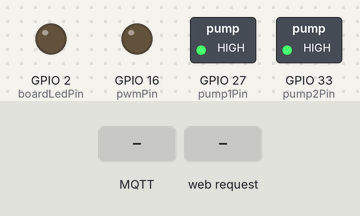
Simulated run of this program. Board: ESP32. Shown: switched loads named in the program (green lamp = pin HIGH), output pins drawn as LEDs (lit = HIGH). Inputs (shaded band) come from the test bench. WiFi joins after 1.5 s; servers stay silent unless stated; storage starts empty; random numbers use the default seed unless the program sets one; no MQTT or app messages arrive unless stated; what the program prints to the serial monitor is not drawn.

Above: at 2.7 s.
2.8 s: MQTT message "ON" arrives on the first subscribed topic
At 5.3 s:
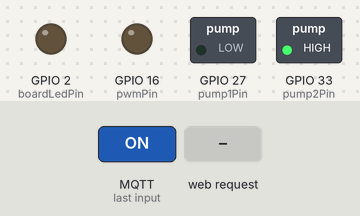
5.8 s: MQTT message "1" arrives on the second subscribed topic
At 8.3 s:
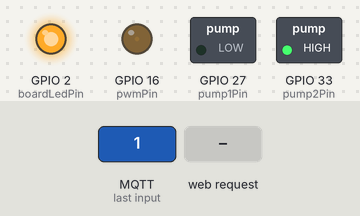
8.8 s: HTTP request GET /on received
At 10.3 s:
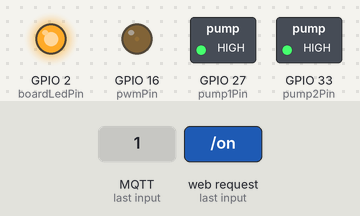
11.8 s: MQTT message "STATE" arrives on the second subscribed topic
At 13.1 s:
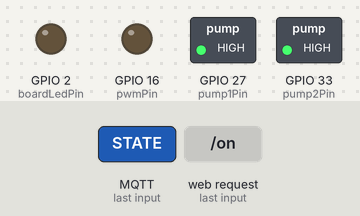
13.3 s: MQTT message "PULSE" arrives on the first subscribed topic
At 14.0 s:
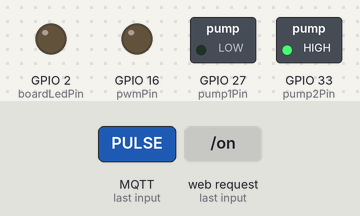
Timing chart, 0 to 15.8 s (numbered marks = the images above; inputs shaded):
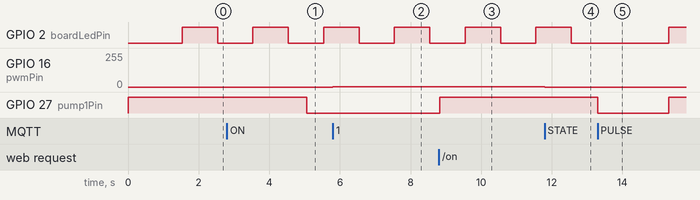

Measured:
- after the input at 2.8 s, GPIO 27 (pump1Pin): HIGH → LOW after 2.3 s
- after the input at 5.8 s, GPIO 16 (pwmPin): 0/255 → 2/255 at once
- after the input at 8.8 s, GPIO 27 (pump1Pin): LOW → HIGH at once
- after the input at 11.8 s, GPIO 16 (pwmPin): 2/255 → 0/255 at once
- after the input at 13.3 s, GPIO 27 (pump1Pin): HIGH → LOW at once, → HIGH 2.0 s later

The program:

main.cpp
```cpp
/*
References:
  https://randomnerdtutorials.com/esp32-web-server-spiffs-spi-flash-file-system/
*/
#include <Arduino.h>
#include <ESPAsyncWebServer.h>
#include <PubSubClient.h>
#include <SPIFFS.h>
#include <WiFi.h>

/*
  Network and MQTT Configuration
*/
const char* ssid = "acougue";
const char* password = "BomDi@159";
const char* mqttServer = "34.42.244.45";
const int mqttPort = 59687;
const char* mqttUser = "irrigatop";
const char* mqttPassword = "irrigatop";

const char* mqttTopicReadAction = "irrigation/action";
const char* mqttTopicReadIntensity = "irrigation/intensity";
const char* mqttTopicReadPump = "irrigation/pump";
const char* mqttTopicPublishAction = "irrigation/status/action";
const char* mqttTopicPublishIntensity = "irrigation/status/intensity";
const char* mqttTopicPublishPump = "irrigation/status/pump";
const char* mqttTopicPublishHealth = "irrigation/health";

/*
  GPIO Configuration
*/
const int pump1Pin = 27;
const int pump2Pin = 33;
const int pwmPin = 16;
const int boardLedPin = 2;

int pumpPin = pump1Pin; // Active pump
bool pumpState = false; // Tracks pump state (OFF = false, ON = true)

/*
  PWM Configuration
*/
const int pwmFreq = 1000;
const int pwmChannel = 0;
const int pwmResolution = 8;

/*
  Static IP Configuration
*/
IPAddress local_IP(192, 168, 15, 69);
IPAddress gateway(192, 168, 15, 1);
IPAddress subnet(255, 255, 255, 0);
IPAddress primaryDNS(8, 8, 8, 8);
IPAddress secondaryDNS(8, 8, 4, 4);

/*
  WiFi and MQTT Configuration
*/
WiFiClient wifiClient;
PubSubClient mqttClient(wifiClient);
AsyncWebServer server(80);

/*
  System Variables
*/
// Stores LED state
bool ledState = false;
// Variable to store the HTTP request
String requestFromClient;

unsigned long lastMQTTReconnectAttempt = 0;
const unsigned long mqttReconnectInterval = 5000;

unsigned long lastLEDUpdate = 0;
const unsigned long ledBlinkInterval = 1000;

unsigned long lastHealthCheck = 0;
const unsigned long healthCheckInterval = 10000; // Send health check every 10 seconds

// Setup connection to MQTT
void setup_mqtt() {
  if (mqttClient.connected()) return;

  if (millis() - lastMQTTReconnectAttempt > mqttReconnectInterval) {
    lastMQTTReconnectAttempt = millis();
    Serial.print("Attempting MQTT connection...");
    String clientId = "ESP32Client-IrrigaTOP" + String(random(0xffff), HEX);
    // Attempt to connect
    if (mqttClient.connect(clientId.c_str(), mqttUser, mqttPassword)) {
      Serial.println("Connected to MQTT broker.");;
      mqttClient.subscribe(mqttTopicReadAction);
      mqttClient.subscribe(mqttTopicReadIntensity);
      mqttClient.subscribe(mqttTopicReadPump);
    } else {
      Serial.print("MQTT connection failed, rc=");
      Serial.print(mqttClient.state());
    }
  }
}

// Replaces placeholder with LED state value
String processor(const String& var) {
  if (var == "STATE") {
    return pumpState ? "ON" : "OFF";
  }
  return String();
}

// Publish pump status via MQTT
void publishCurrentPumpStatus(bool publishStatus) {
  // Publish thethe current status of the Pump from the Pin if its true, otherwise consider as PULSE
  const char* pumpStatus = publishStatus ? (digitalRead(pumpPin) ? "OFF" : "ON") : "PULSE";
  mqttClient.publish(mqttTopicPublishAction, pumpStatus);
}

// Publish pump intensity via MQTT
void publishPumpIntensity(int intensity) {
  char intensityStr[4];
  itoa(intensity, intensityStr, 10);
  mqttClient.publish(mqttTopicPublishIntensity, intensityStr);
}

// Publish active pump ID via MQTT
void publishPumpId(int id) {
  char idStr[2];
  itoa(id, idStr, 10);
  mqttClient.publish(mqttTopicPublishPump, idStr);
}

void setPump(String status) {
  bool pulse = false;
  Serial.println();
  Serial.print("Pump Status:");
  Serial.println(status);
  if (status == "ON") {
    Serial.print("--- Turning Pump ON ---");
    digitalWrite(pumpPin, LOW);
  } else if (status == "OFF") {
    Serial.print("--- Turning Pump OFF ---");
    digitalWrite(pumpPin, HIGH);
  } else if (status == "PULSE") {
    Serial.print("--- Pulsing Pump 2s ---");
    pulse = true;
    digitalWrite(pumpPin, LOW);
    delay(2000);
    digitalWrite(pumpPin, HIGH);
  }
  // Publish PULSE otherwise will publish the current status of the Pump from the Pin
  publishCurrentPumpStatus(!pulse);
}

void setup_pwm() {
  //ledcSetup(pwmChannel, pwmFreq, pwmResolution);
  //ledcAttachPin(pwmPin, pwmChannel);
  analogWriteResolution(pwmResolution);
  analogWriteFrequency(pwmFreq);
}

void set_pwm_intensity(const int intensity) {
  Serial.print("Pump Intensity:");
  Serial.println(intensity);
  uint32_t pwmPinValue = (intensity * 256) / 100; // Scale from 0-100% to 0-255

  Serial.print("PWM Pin Value:");
  Serial.println(pwmPinValue);

  analogWrite(pwmPin, pwmPinValue);
  publishPumpIntensity(intensity);
}

void set_pump_id(const int pumpId) {
  if (pumpId == 1) {
    Serial.println("--- Setting Pump 1 Active ---");
    pumpPin = pump1Pin;
  } else if (pumpId == 2) {
    Serial.println("--- Setting Pump 2 Active ---");
    pumpPin = pump2Pin;
  }
  publishPumpId(pumpId);
}

void mqtt_callback(char* topic, byte* payload, unsigned int length) {
  String messageTemp = String((char*)payload).substring(0, length);
  Serial.printf("\nMQTT Topic: %s, Message: %s\n", topic, messageTemp.c_str());

  if (strcmp(topic, mqttTopicReadAction) == 0) {
    Serial.printf("Set Pump Action: %s\n", messageTemp.c_str());
    setPump(messageTemp);
  } else if (strcmp(topic, mqttTopicReadIntensity) == 0) {
    Serial.printf("Set Pump Intensity: %s\n", messageTemp.c_str());
    set_pwm_intensity(messageTemp.toInt());
  } else if (strcmp(topic, mqttTopicReadPump) == 0) {
    set_pump_id(messageTemp.toInt());
  }
  Serial.printf("\n");
}

void setup_asyncWebServerRoutes() {
  // Route for root / web page
  server.on("/", HTTP_GET, [](AsyncWebServerRequest* request) {
    request->send(SPIFFS, "/index.html", String(), false, processor);
  });

  // Route to load style.css file
  server.on("/style.css", HTTP_GET, [](AsyncWebServerRequest* request) {
    request->send(SPIFFS, "/style.css", "text/css");
  });

  // Route to set GPIO to HIGH
  server.on("/on", HTTP_GET, [](AsyncWebServerRequest* request) {
    digitalWrite(pumpPin, HIGH);
    request->send(SPIFFS, "/index.html", String(), false, processor);
  });

  // Route to set GPIO to LOW
  server.on("/off", HTTP_GET, [](AsyncWebServerRequest* request) {
    digitalWrite(pumpPin, LOW);
    request->send(SPIFFS, "/index.html", String(), false, processor);
  });

  // Start server
  Serial.println("Starting server");
  server.begin();
}

void setup_spiffs() {
  // Initialize SPIFFS
  if (!SPIFFS.begin(true)) {
    Serial.println("An Error has occurred while mounting SPIFFS");
    return;
  }
}

void setup_wifi() {
  delay(10);
  // Configures static IP address
  if (!WiFi.config(local_IP, gateway, subnet, primaryDNS, secondaryDNS)) {
    Serial.println("Failed to configure static IP");
  }

  // Connect to Wi-Fi network with SSID and password
  Serial.print("Connecting to ");
  Serial.println(ssid);
  WiFi.begin(ssid, password);
  while (WiFi.status() != WL_CONNECTED) {
    delay(500);
    Serial.print(".");
  }

  // Print local IP address
  Serial.println("");
  Serial.println("WiFi connected.");
  Serial.println("IP address: ");
  Serial.println(WiFi.localIP());
}

void setup() {
  Serial.begin(115200);
  Serial.println("########################");
  Serial.println("# SETUP");
  Serial.println("########################");

  // Initialize the output variables as outputs
  pinMode(boardLedPin, OUTPUT);
  pinMode(pump1Pin, OUTPUT);
  pinMode(pump2Pin, OUTPUT);

  // Set outputs to HIGH (TURN OFF PUMP)
  digitalWrite(pump1Pin, HIGH);
  digitalWrite(pump2Pin, HIGH);

  setup_spiffs();
  setup_wifi();
  setup_asyncWebServerRoutes();
  setup_pwm();
  mqttClient.setServer(mqttServer, mqttPort);
  mqttClient.setCallback(mqtt_callback);

  publishCurrentPumpStatus(false);
  publishPumpIntensity(0);
  publishPumpId(1);
}

void loop() {
  // Non-blocking MQTT handling
  setup_mqtt();
  mqttClient.loop();

  // Non-blocking LED blinking
  if (millis() - lastLEDUpdate > ledBlinkInterval) {
    lastLEDUpdate = millis();
    ledState = !ledState;
    digitalWrite(boardLedPin, ledState ? HIGH : LOW);
  }

  // Non-blocking health check publishing
  if (mqttClient.connected() && millis() - lastHealthCheck > healthCheckInterval) {
    lastHealthCheck = millis();
    mqttClient.publish(mqttTopicPublishHealth, "alive");
    Serial.println("Health check sent");
  }
}
```
